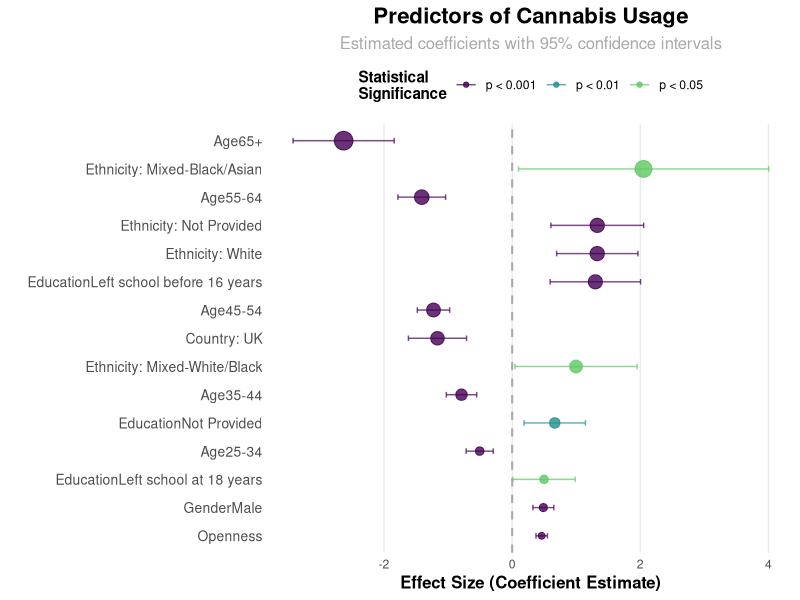
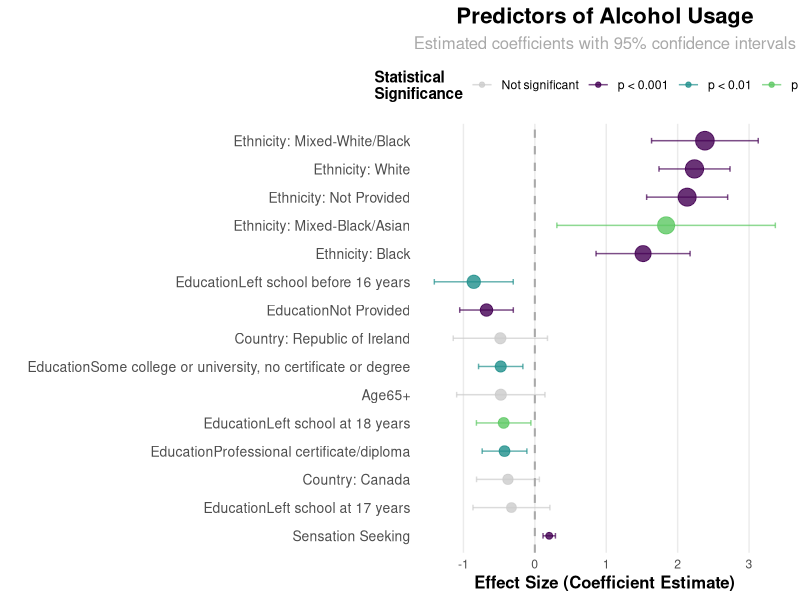
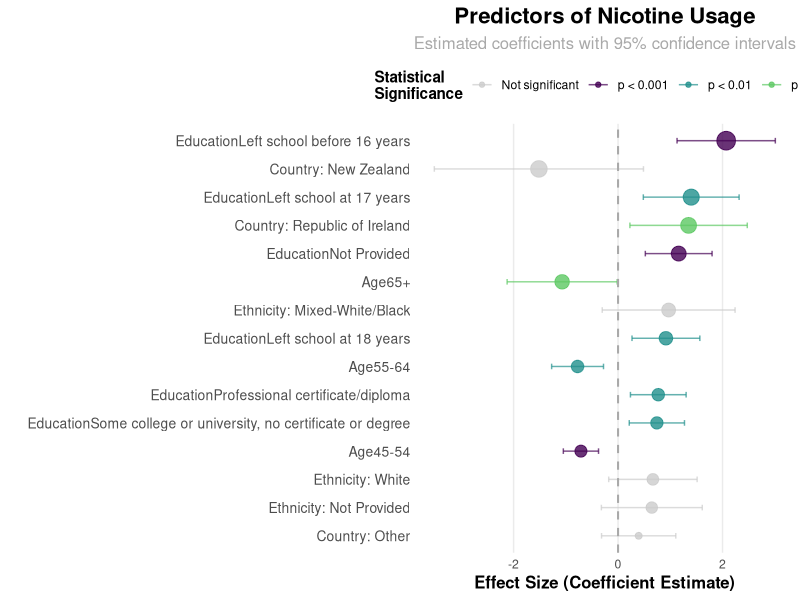
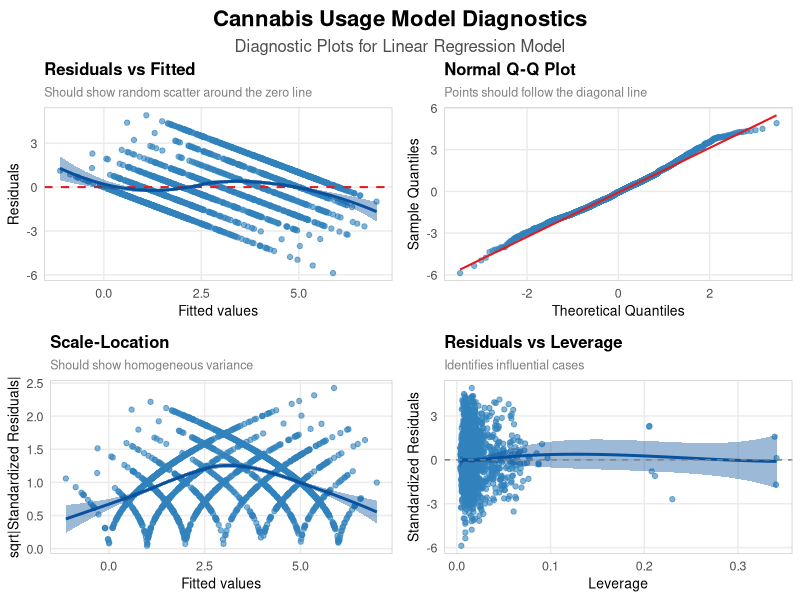

R code for these plots, in order:
# Load necessary packages
library(car)  # For VIF function
library(ggplot2)  # Required for the plotting functions
library(dplyr)  # Required for the pipe operator and data manipulation
library(broom)  # For the augment function
library(kableExtra)  # For table formatting
library(reshape2)  # For reshaping data
library(gridExtra)  # For arranging plots

# Read the processed dataset
model_data <- read.csv("Data/model_data.csv")

# Remove the first index column if it exists
if(names(model_data)[1] == "X") {
  model_data <- model_data[,-1]
}

#---------------------------------------------------------------
# 1. Exploratory Analysis for Linear Regression
#---------------------------------------------------------------

# Create clean names for drugs to analyze
drug_names <- c("Cannabis", "Alcohol", "Nicotine", "Coke", "Ecstasy")

# Function to create an even more visually appealing coefficient plot
plot_factor_importance_enhanced <- function(model, title, color_scheme = "viridis") {
  # Extract model coefficients
  coefs <- summary(model)$coefficients
  
  # Filter out intercept and create data frame for plotting
  coef_df <- data.frame(
    Variable = rownames(coefs)[-1],  # Exclude intercept
    Estimate = coefs[-1, "Estimate"],
    StdError = coefs[-1, "Std. Error"],
    PValue = coefs[-1, "Pr(>|t|)"]
  )
  
  # Add significance markers and categories
  coef_df$Significance <- ifelse(coef_df$PValue < 0.001, "p < 0.001", 
                                 ifelse(coef_df$PValue < 0.01, "p < 0.01",
                                        ifelse(coef_df$PValue < 0.05, "p < 0.05", "Not significant")))
  
  # Sort by absolute value of estimate
  coef_df <- coef_df[order(abs(coef_df$Estimate), decreasing = TRUE), ]
  
  # Keep only top 15 predictors for visualization clarity
  if(nrow(coef_df) > 15) {
    coef_df <- coef_df[1:15, ]
  }
  
  # Clean up variable names for display
  var_display_mapping <- c(
    "Age" = "Age",
    "Gender" = "Gender (Male=1)",
    "Education" = "Education Level",
    "Nscore" = "Neuroticism",
    "Escore" = "Extraversion",
    "Oscore" = "Openness",
    "Ascore" = "Agreeableness",
    "Cscore" = "Conscientiousness",
    "Impulsive" = "Impulsivity",
    "SS" = "Sensation Seeking"
  )
  
  # Function to clean up variable names
  clean_var_names <- function(var_name) {
    # First check exact matches in our mapping
    if (var_name %in% names(var_display_mapping)) {
      return(var_display_mapping[var_name])
    }
    
    # Handle country variables
    if (grepl("^Country", var_name)) {
      return(gsub("Country", "Country: ", var_name))
    }
    
    # Handle ethnicity variables
    if (grepl("^Ethnicity", var_name)) {
      return(gsub("Ethnicity", "Ethnicity: ", var_name))
    }
    
    return(var_name)
  }
  
  # Apply name cleaning
  coef_df$DisplayName <- sapply(coef_df$Variable, clean_var_names)
  
  # Reorder factor levels for plotting
  coef_df$DisplayName <- factor(coef_df$DisplayName, levels = rev(coef_df$DisplayName))
  
  # Define significance color palette
  if (color_scheme == "viridis") {
    sig_colors <- c("p < 0.001" = "#440154", "p < 0.01" = "#21908C", 
                    "p < 0.05" = "#5DC863", "Not significant" = "#CCCCCC")
  } else {
    sig_colors <- c("p < 0.001" = "#0072B2", "p < 0.01" = "#009E73", 
                    "p < 0.05" = "#56B4E9", "Not significant" = "#CCCCCC")
  }
  
  # Plot with enhanced aesthetics
  ggplot(coef_df, aes(x = Estimate, y = DisplayName, color = Significance)) +
    geom_point(aes(size = abs(Estimate)), alpha = 0.8) +
    geom_errorbarh(aes(xmin = Estimate - 1.96 * StdError, 
                       xmax = Estimate + 1.96 * StdError), 
                   height = 0.2, alpha = 0.7) +
    geom_vline(xintercept = 0, linetype = "dashed", color = "darkgray", linewidth = 0.7) +
    scale_color_manual(values = sig_colors) +
    scale_size_continuous(range = c(2, 6), guide = "none") +
    labs(title = title,
         subtitle = "Estimated coefficients with 95% confidence intervals",
         x = "Effect Size (Coefficient Estimate)",
         y = "",
         color = "Statistical\nSignificance") +
    theme_minimal() +
    theme(
      plot.title = element_text(face = "bold", size = 16, hjust = 0.5),
      plot.subtitle = element_text(size = 12, color = "darkgray", hjust = 0.5),
      axis.title.x = element_text(size = 12, face = "bold"),
      axis.text.y = element_text(size = 10),
      legend.position = "top",
      legend.title = element_text(face = "bold"),
      panel.grid.minor = element_blank(),
      panel.grid.major.y = element_blank()
    )
}

#---------------------------------------------------------------
# 2. Linear Regression Modeling
#---------------------------------------------------------------

# Function to build and evaluate linear regression model
run_drug_regression <- function(data, drug_name) {
  # Formula creation - all features, but handle multicollinearity in categorical variables
  
  # For country variables, exclude one as reference (USA)
  country_vars <- grep("Country", names(data), value = TRUE)
  country_vars <- country_vars[country_vars != "CountryUSA"] # Use USA as reference
  
  # For ethnicity variables, exclude one as reference (White)
  ethnicity_vars <- grep("Ethnicity", names(data), value = TRUE)
  ethnicity_vars <- ethnicity_vars[ethnicity_vars != "EthnicityWhite"] # Use White as reference
  
  # Create formula with modified variables to avoid perfect multicollinearity
  formula_str <- paste(drug_name, "~ Age + Gender + Education + Nscore + Escore + Oscore + Ascore + Cscore + Impulsive + SS + ", 
                       paste(c(country_vars, ethnicity_vars), collapse = " + "))
  
  formula <- as.formula(formula_str)
  
  # Fit model
  model <- lm(formula, data = data)
  
  # Check VIF for multicollinearity
  # First check if the model has aliased coefficients
  alias_check <- alias(model)
  has_aliased <- length(alias_check$Complete) > 0
  
  # Only run VIF if no aliased coefficients
  if(!has_aliased) {
    vif_values <- vif(model)
    high_vif <- vif_values[vif_values > 5]
  } else {
    # If there are aliased coefficients, we can't calculate VIF
    vif_values <- "Aliased coefficients detected"
    high_vif <- "Aliased coefficients detected"
    
    # Get the names of the aliased coefficients
    aliased_names <- rownames(alias_check$Complete)
    cat("Aliased coefficients detected in model for", drug_name, ":", paste(aliased_names, collapse=", "), "\n")
  }
  
  # Optional: Step-wise selection for feature selection
  # step_model <- step(model, direction = "both")
  
  # Return model and diagnostics
  return(list(
    model = model,
    summary = summary(model),
    vif = vif_values,
    high_vif = high_vif
  ))
}

# Create a results container
results_list <- list()

# Run regression for selected drugs
for (drug in drug_names) {
  # Check if the drug exists in the dataset
  if (drug %in% names(model_data)) {
    results_list[[drug]] <- run_drug_regression(model_data, drug)
  } else {
    cat("Warning: Drug", drug, "not found in dataset\n")
  }
}

#---------------------------------------------------------------
# 3. Model Comparison and Visualization
#---------------------------------------------------------------

# Function to create a summary table of model performance
create_model_summary_table <- function(results_list) {
  # Initialize empty data frame
  summary_df <- data.frame(
    Drug = character(),
    R_squared = numeric(),
    Adj_R_squared = numeric(),
    F_statistic = numeric(),
    P_value = numeric(),
    Top_positive_predictor = character(),
    Top_negative_predictor = character(),
    stringsAsFactors = FALSE
  )
  
  # Fill with results
  for (drug in names(results_list)) {
    model_summary <- results_list[[drug]]$summary
    
    # Get coefficients
    coefs <- model_summary$coefficients
    
    # Find top predictors (excluding intercept)
    coef_df <- data.frame(
      Variable = rownames(coefs)[-1],
      Estimate = coefs[-1, "Estimate"],
      P_value = coefs[-1, "Pr(>|t|)"]
    )
    
    # Get significant predictors only
    sig_coefs <- coef_df[coef_df$P_value < 0.05, ]
    
    if(nrow(sig_coefs) > 0) {
      # Get top positive and negative predictors
      top_pos <- sig_coefs[which.max(sig_coefs$Estimate), "Variable"]
      top_neg <- sig_coefs[which.min(sig_coefs$Estimate), "Variable"]
    } else {
      top_pos <- "None"
      top_neg <- "None"
    }
    
    # Add to summary
    summary_df <- rbind(summary_df, data.frame(
      Drug = drug,
      R_squared = model_summary$r.squared,
      Adj_R_squared = model_summary$adj.r.squared,
      F_statistic = model_summary$fstatistic[1],
      P_value = pf(model_summary$fstatistic[1], 
                   model_summary$fstatistic[2], 
                   model_summary$fstatistic[3], 
                   lower.tail = FALSE),
      Top_positive_predictor = top_pos,
      Top_negative_predictor = top_neg,
      stringsAsFactors = FALSE
    ))
  }
  
  return(summary_df)
}

# Create and format the summary table
model_summary_table <- create_model_summary_table(results_list)

#---------------------------------------------------------------
# 4. Diagnostic Plots
#---------------------------------------------------------------

# Function to create diagnostic plots with enhanced aesthetics
create_diagnostic_plots <- function(model, title, color_scheme = "blue") {
  # Extract residuals data
  model_data <- augment(model)
  
  # Define color palette
  if (color_scheme == "blue") {
    point_color <- "#3182bd"
    line_color <- "#08519c"
    reference_color <- "#e41a1c"
  } else if (color_scheme == "green") {
    point_color <- "#31a354"
    line_color <- "#006d2c"
    reference_color <- "#d62728"
  } else {
    point_color <- "#756bb1"
    line_color <- "#54278f"
    reference_color <- "#e41a1c"
  }
  
  # Common theme elements
  diagnostic_theme <- theme_minimal() +
    theme(
      plot.title = element_text(face = "bold", size = 12),
      plot.subtitle = element_text(size = 9, color = "gray50"),
      axis.title = element_text(size = 10),
      axis.text = element_text(size = 9),
      panel.grid.minor = element_blank(),
      panel.border = element_rect(color = "gray80", fill = NA, linewidth = 0.5)
    )
  
  # 1. Residuals vs Fitted with improved aesthetics
  p1 <- ggplot(model_data, aes(x = .fitted, y = .resid)) +
    geom_point(alpha = 0.6, color = point_color, size = 1.5) +
    geom_hline(yintercept = 0, linetype = "dashed", color = reference_color, linewidth = 0.7) +
    geom_smooth(se = TRUE, color = line_color, fill = alpha(line_color, 0.2), method = "loess") +
    labs(title = "Residuals vs Fitted",
         subtitle = "Should show random scatter around the zero line",
         x = "Fitted values",
         y = "Residuals") +
    diagnostic_theme
  
  # 2. Normal Q-Q plot with improved aesthetics
  p2 <- ggplot(model_data, aes(sample = .resid)) +
    stat_qq(color = point_color, size = 1.5, alpha = 0.6) +
    stat_qq_line(color = reference_color, linewidth = 0.7) +
    labs(title = "Normal Q-Q Plot",
         subtitle = "Points should follow the diagonal line",
         x = "Theoretical Quantiles",
         y = "Sample Quantiles") +
    diagnostic_theme
  
  # 3. Scale-Location plot with improved aesthetics
  p3 <- ggplot(model_data, aes(x = .fitted, y = sqrt(abs(.resid)))) +
    geom_point(alpha = 0.6, color = point_color, size = 1.5) +
    geom_smooth(se = TRUE, color = line_color, fill = alpha(line_color, 0.2), method = "loess") +
    labs(title = "Scale-Location",
         subtitle = "Should show homogeneous variance",
         x = "Fitted values",
         y = "sqrt|Standardized Residuals|") +
    diagnostic_theme
  
  # 4. Residuals vs Leverage with improved aesthetics
  # Add Cook's distance contour lines
  p4 <- ggplot(model_data, aes(x = .hat, y = .resid)) +
    geom_point(alpha = 0.6, color = point_color, size = 1.5) +
    geom_smooth(se = TRUE, color = line_color, fill = alpha(line_color, 0.2), method = "loess") +
    geom_hline(yintercept = 0, linetype = "dashed", color = "gray50") +
    # Add Cook's distance contours
    stat_contour(aes(z = .cooksd), breaks = c(0.5, 1), color = "red", linetype = "dashed") +
    labs(title = "Residuals vs Leverage",
         subtitle = "Identifies influential cases",
         x = "Leverage",
         y = "Standardized Residuals") +
    diagnostic_theme
  
  # Combine plots with better layout
  title_grob <- grid::textGrob(
    title, 
    gp = grid::gpar(fontsize = 16, fontface = "bold"),
    just = "center"
  )
  subtitle_grob <- grid::textGrob(
    "Diagnostic Plots for Linear Regression Model", 
    gp = grid::gpar(fontsize = 12, col = "gray30"),
    just = "center"
  )
  
  # Arrange the title, subtitle, and plots
  combined_plot <- gridExtra::grid.arrange(
    gridExtra::arrangeGrob(title_grob, subtitle_grob, heights = c(1, 0.5), ncol = 1),
    gridExtra::arrangeGrob(p1, p2, p3, p4, ncol = 2),
    heights = c(1, 10)
  )
  
  return(combined_plot)
}

#---------------------------------------------------------------
# 5. Generate Beautiful Output
#---------------------------------------------------------------

# Create a publication-quality regression table using kable instead of stargazer
# for more reliable operation

# Function to create clean model coefficient table
create_model_coef_table <- function(model_list, drug_names) {
  # Extract key coefficients from each model
  key_vars <- c("Age", "Gender", "Education", "Nscore", "Escore", 
                "Oscore", "Ascore", "Cscore", "Impulsive", "SS")
  
  # Create data frame for results
  result_df <- data.frame(
    Variable = c("(Intercept)", key_vars),
    stringsAsFactors = FALSE
  )
  
  # Add each model's coefficients and significance
  for (drug in drug_names) {
    if (drug %in% names(model_list)) {
      model <- model_list[[drug]]$model
      coefs <- summary(model)$coefficients
      
      # Extract coefficients and p-values
      drug_coefs <- numeric(length(result_df$Variable))
      drug_p <- numeric(length(result_df$Variable))
      
      for (i in 1:length(result_df$Variable)) {
        var_name <- result_df$Variable[i]
        if (var_name %in% rownames(coefs)) {
          drug_coefs[i] <- coefs[var_name, "Estimate"]
          drug_p[i] <- coefs[var_name, "Pr(>|t|)"]
        } else {
          drug_coefs[i] <- NA
          drug_p[i] <- NA
        }
      }
      
      # Add significance stars
      drug_sig <- ifelse(drug_p < 0.001, "***", 
                         ifelse(drug_p < 0.01, "**", 
                                ifelse(drug_p < 0.05, "*", "")))
      
      # Format coefficients with significance stars
      drug_coef_text <- ifelse(!is.na(drug_coefs), 
                               paste0(sprintf("%.3f", round(drug_coefs, 3)), drug_sig), 
                               "")
      
      # Add to result dataframe
      result_df[[drug]] <- drug_coef_text
    }
  }
  
  # Add model metrics
  metrics_rows <- data.frame(
    Variable = c("N", "R²", "Adjusted R²", "F-statistic"),
    stringsAsFactors = FALSE
  )
  
  for (drug in drug_names) {
    if (drug %in% names(model_list)) {
      model_summary <- summary(model_list[[drug]]$model)
      n <- length(model_summary$residuals)
      r2 <- model_summary$r.squared
      adj_r2 <- model_summary$adj.r.squared
      f_stat <- model_summary$fstatistic[1]
      
      metrics_rows[[drug]] <- c(
        as.character(n),
        sprintf("%.3f", round(r2, 3)),
        sprintf("%.3f", round(adj_r2, 3)),
        sprintf("%.3f", round(f_stat, 3))
      )
    }
  }
  
  # Combine results and metrics
  final_df <- rbind(result_df, metrics_rows)
  
  # Clean variable names for display
  var_display_names <- c(
    "(Intercept)" = "Intercept",
    "Age" = "Age",
    "Gender" = "Gender (Male=1)",
    "Education" = "Education Level",
    "Nscore" = "Neuroticism",
    "Escore" = "Extraversion",
    "Oscore" = "Openness",
    "Ascore" = "Agreeableness",
    "Cscore" = "Conscientiousness",
    "Impulsive" = "Impulsivity",
    "SS" = "Sensation Seeking",
    "N" = "N",
    "R²" = "R²",
    "Adjusted R²" = "Adjusted R²",
    "F-statistic" = "F-statistic"
  )
  
  final_df$Variable <- var_display_names[final_df$Variable]
  
  return(final_df)
}

# Create the comparison table for the main drugs
drug_names_for_table <- names(results_list)
if (length(drug_names_for_table) > 0) {
  model_comparison_table <- create_model_coef_table(
    results_list, 
    drug_names_for_table
  )
  
  # Display the table with kable for better formatting
  kable(model_comparison_table, 
        caption = "Linear Regression Models for Drug Usage (Usage Level 0-6)",
        align = c('l', rep('r', ncol(model_comparison_table) - 1))) %>%
    kable_styling(bootstrap_options = c("striped", "hover"), 
                  full_width = FALSE) %>%
    add_header_above(c(" " = 1, "Drug Models" = ncol(model_comparison_table) - 1)) %>%
    footnote(
      symbol = c("* p<0.05; ** p<0.01; *** p<0.001"),
      symbol_title = "Significance levels:",
      footnote_as_chunk = TRUE
    )
} else {
  cat("No valid drug models to display in table\n")
}

# Properly define the individual models for plotting
if ("Cannabis" %in% names(results_list)) {
  cannabis_model <- results_list[["Cannabis"]]$model
  cannabis_coef_plot <- plot_factor_importance_enhanced(cannabis_model, "Predictors of Cannabis Usage")
  print(cannabis_coef_plot)
}

if ("Alcohol" %in% names(results_list)) {
  alcohol_model <- results_list[["Alcohol"]]$model
  alcohol_coef_plot <- plot_factor_importance_enhanced(alcohol_model, "Predictors of Alcohol Usage")
  print(alcohol_coef_plot)
}

if ("Nicotine" %in% names(results_list)) {
  nicotine_model <- results_list[["Nicotine"]]$model
  nicotine_coef_plot <- plot_factor_importance_enhanced(nicotine_model, "Predictors of Nicotine Usage")
  print(nicotine_coef_plot)
}

# If we have diagnostic plots for Cannabis model
if (exists("cannabis_model") && !is.null(cannabis_model)) {
  cannabis_diagnostics <- create_diagnostic_plots(cannabis_model, "Cannabis Usage Model Diagnostics")
  print(cannabis_diagnostics)
}

#---------------------------------------------------------------
# 6. Print summary findings to console
#---------------------------------------------------------------

# Print summary findings
cat("\n======= SUMMARY OF DRUG CONSUMPTION ANALYSIS =======\n")
cat("Linear regression models were fit for", length(results_list), "drugs\n")

if (length(results_list) > 0) {
  best_model <- model_summary_table$Drug[which.max(model_summary_table$Adj_R_squared)]
  best_r2 <- max(model_summary_table$Adj_R_squared, na.rm = TRUE)
  
  cat("The best-fitting model was for", best_model, 
      "with Adjusted R² =", round(best_r2, 3), "\n")
  
  # Print the personality traits that are significant
  cat("\nKey personality traits predicting drug use:\n")
  personality_traits <- c("Nscore", "Escore", "Oscore", "Ascore", "Cscore", "Impulsive", "SS")
  
  for (drug in names(results_list)) {
    cat("\nSignificant traits for", drug, "usage:\n")
    model_summary <- summary(results_list[[drug]]$model)
    coefs <- model_summary$coefficients
    
    for (trait in personality_traits) {
      if (trait %in% rownames(coefs)) {
        p_value <- coefs[trait, "Pr(>|t|)"]
        estimate <- coefs[trait, "Estimate"]
        
        if (p_value < 0.05) {
          direction <- ifelse(estimate > 0, "positive", "negative")
          stars <- ifelse(p_value < 0.001, "***", 
                          ifelse(p_value < 0.01, "**", "*"))
          
          cat("  - ", trait, ": ", direction, " effect (", 
              round(estimate, 3), ") ", stars, "\n", sep = "")
        }
      }
    }
  }
} else {
  cat("No valid drug models were created\n")
}
